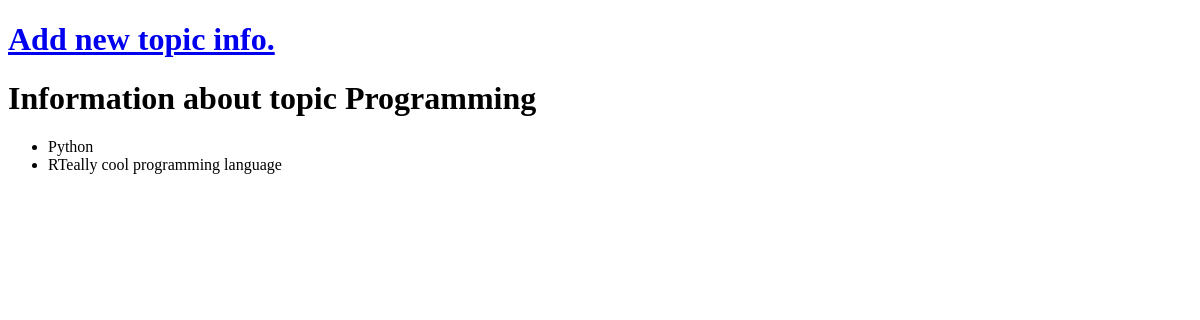
Before: /topics/2/ with the older database file.
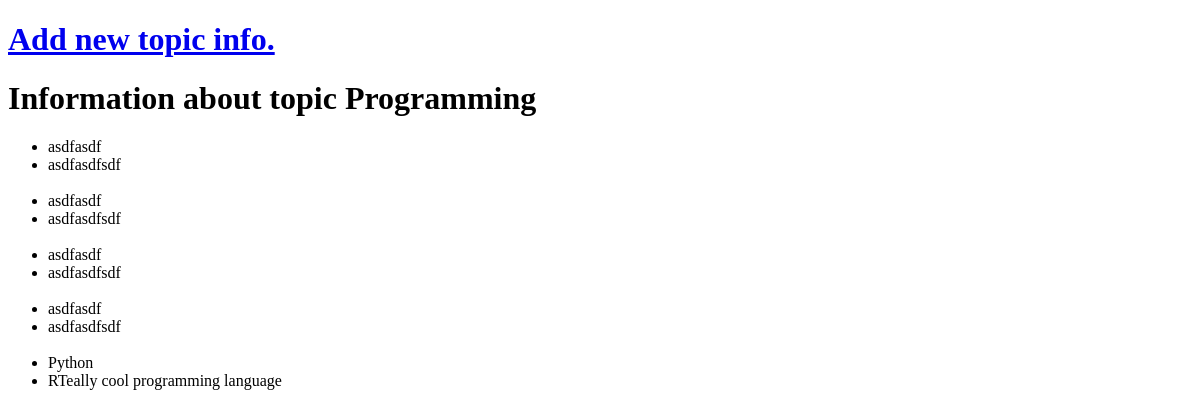
After: the same page with the newer database file.
### my_blog_app/models.py (models this page shows, shortened)
class TopicInfo(models.Model):
    topic = models.ForeignKey(Topic, models.CASCADE)
    name = models.CharField(max_length=250)
    text = models.TextField()
    date_added = models.DateTimeField(auto_now_add=True)

### my_blog_app/views.py (the view)
# urls.py: path('topics/<int:topic_id>/', views.topic_info, name='topic_info'),
def topic_info(request, topic_id):
    topic = Topic.objects.get(id=topic_id)
    topic_infos = topic.topicinfo_set.order_by('-date_added')
    context = {'topic': topic, 'topic_infos': topic_infos, 'title': 'Topic infos'}
    return render(request, 'my_blog_app/topic_info.html', context)

### my_blog_app/models.py (called while the page is built)
    def __str__(self):
        return f"{self.name}"

### my_blog_app/templates/my_blog_app/topic_info.html
{% extends 'my_blog_app/base.html' %}
{% block content %}
    <h1><a href="{% url 'my_blog:new_topic_info' topic.id %}">Add new topic info.</a></h1>
    <h1>Information about topic {{ topic }}</h1>
    <ul>
        {% for info in topic_infos %}
            <li>{{ info.name }}</li>
            <li>{{ info.text }}</li>
        <br>
        {% empty %}
            <li>No topics available yet!</li>
        {% endfor %}
    </ul>
{% endblock content %}

Changed rows visible on the page:
added TopicInfo: name "asdfasdf", text "asdfasdfsdf"
added TopicInfo: name "asdfasdf", text "asdfasdfsdf"
added TopicInfo: name "asdfasdf", text "asdfasdfsdf"
added TopicInfo: name "asdfasdf", text "asdfasdfsdf"
